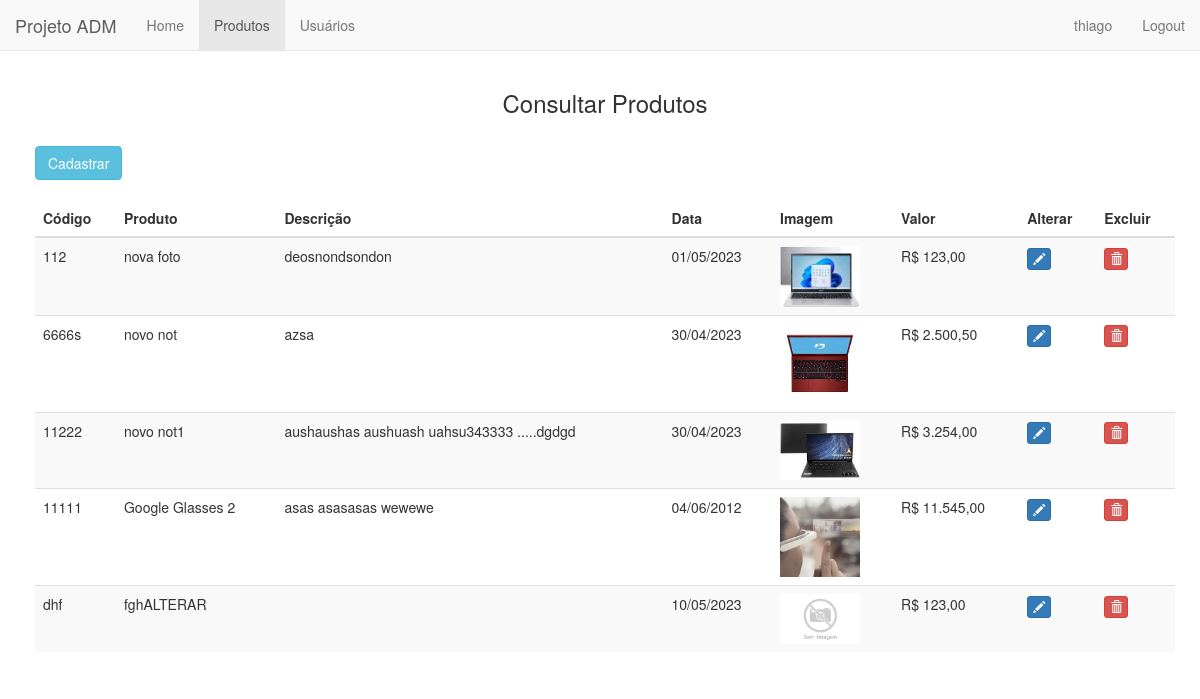
The page /consulta.php (signed in) on the database its author committed.
### tables this page shows
CREATE TABLE IF NOT EXISTS `tabelaimg` (
  `id` int NOT NULL AUTO_INCREMENT,
  `codigo` varchar(14) NOT NULL,
  `produto` varchar(80) NOT NULL,
  `descricao` varchar(250) NOT NULL,
  `data` date NOT NULL,
  `imagem` varchar(80) NOT NULL,
  `valor` decimal(15,2) NOT NULL,
  PRIMARY KEY (`id`)
);

### consulta.php (the view, shortened to what this page needs)
<!doctype html>
<html lang="pt-br">
<head>
    <link rel="stylesheet" href="https://cdn.jsdelivr.net/npm/bootstrap@3.4.1/dist/css/bootstrap.min.css">
</head>
<body>
    <?php
    include_once('menu.php');
    ?>
    <div id="content" class="container">
        <div class="row">
            <div class="col-md-12">
                <h3>Consultar Produtos</h3><br>
                <div>
                    <input type="button" onclick="window.location='form_cadastro.php'" value="Cadastrar" class="btn btn-info">
                </div>
            </div>
        </div> <br>
        <div class="table-responsive">
            <table id="mytable" class="table table-bordred table-striped">
                <thead>
                    <th>Código</th>
                    <th>Produto</th>
                    <th>Descrição</th>
                    <th>Data</th>
                    <th>Imagem</th>
                    <th>Valor</th>
                    <th>Alterar</th>
                    <th>Excluir</th>
                </thead>
                <tbody>
                    <?php
                    include_once('conexao.php');
                    $sql = "SELECT * FROM tabelaimg ORDER BY id";
                    $resultado = mysqli_query($conexao, $sql);
                    while ($dados = mysqli_fetch_array($resultado)) {
                        $dataFormatada = "";
                        if (!is_null($dados['data'])) {
                            $dataAtual = strtotime($dados['data']);
                            $dataFormatada = date("d/m/Y", $dataAtual);
                        }
                        $imagem = "sem_imagem.jpg";
                        if ($dados['imagem'] !== "") {
                            $imagem = $dados['imagem'];
                        }
                        $descricaoCurta = $dados['descricao'];
                        $id = $dados['id'];
                        $codigo = $dados['codigo'];
                        $produto = $dados['produto'];
                        $valor = number_format($dados['valor'], 2, ",", ".");
                    ?>
                        <tr>
                            <td><?php echo $codigo
                                ?></td>
                            <td><?= $produto ?></td>
                            <td><?= $descricaoCurta ?></td>
                            <td><?= $dataFormatada ?></td>
                            <td>
                                <a href="#" data-toggle="modal" data-target="#detalhes<?= $id
                                                                                        ?>">
                                    <img src="imagens/<?= $imagem ?>" title="<?= $imagem ?>" style="width: 80px">
                                </a>
                            </td>
                            <td>R$ <?= $valor ?></td>
                            <td>
                                <a href="form_alterar.php?id=<?= $dados['id'] ?>" id="btnLista" title="Alterar" name="btnLista" class="btn btn-primary btn-xs" role="button">
                                    <span class="glyphicon glyphicon-pencil"></span></a>
                            </td>
                            <td>
                                <button class="btn btn-danger btn-xs" onclick="document.getElementById('id_exclusao').value=<?= $dados['id'] ?>" data-title="Delete" data-toggle="modal" data-target="#delete">
                                    <span class="glyphicon glyphicon-trash"></span></button>
                            </td>
                        </tr>
                    <?php
                    }
                    ?>
                </tbody>
            </table>
        </div>
    </div>
</body>
</html>

### consulta.php (style rules this page uses)
body { padding: 20px; }
h3 { text-align: center; }

### rows shown on the page
tabelaimg: codigo "112", produto "nova foto", descricao "deosnondsondon", data "01/05/2023", imagem (picture), valor "123,00", $dados['id'] 4 (drawn)
tabelaimg: codigo "6666s", produto "novo not", descricao "azsa", data "30/04/2023", imagem (picture), valor "2.500,50", $dados['id'] 5 (drawn)
tabelaimg: codigo "11222", produto "novo not1", descricao "aushaushas aushuash uahsu343333 .....dgdgd", data "30/04/2023", imagem (picture), valor "3.254,00", $dados['id'] 6 (drawn)
tabelaimg: codigo "11111", produto "Google Glasses 2", descricao "asas asasasas wewewe", data "04/06/2012", imagem (picture), valor "11.545,00", $dados['id'] 18 (drawn)
tabelaimg: codigo "dhf", produto "fghALTERAR", data "10/05/2023", shows a picture, valor "123,00", $dados['id'] 21 (drawn)

### other values the page prints
$_SESSION['usuario'] "thiago"
